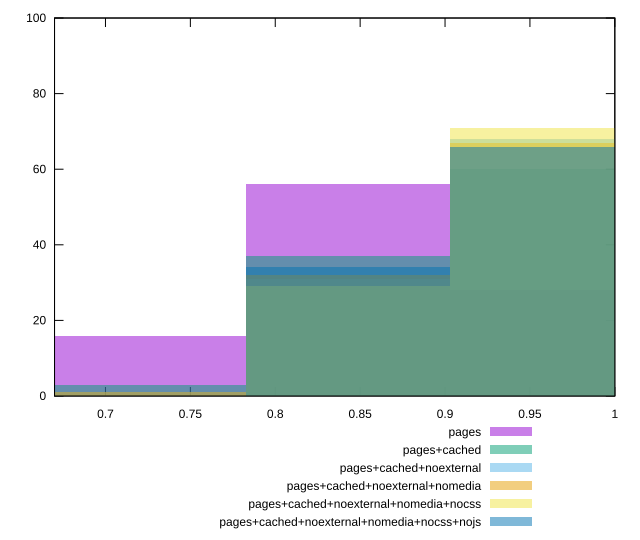

gnuplot code for this plot:
reset

$pages <<EOF
0.9633771739463446 28
0.7225328804597584 16
0.8429550272030515 56
EOF

$pagesCached <<EOF
0.8429550272030515 37
0.9633771739463446 60
0.7225328804597584 3
EOF

$pagesCachedNoexternal <<EOF
0.8429550272030515 31
0.9633771739463446 68
0.7225328804597584 1
EOF

$pagesCachedNoexternalNomedia <<EOF
0.9633771739463446 67
0.8429550272030515 32
0.7225328804597584 1
EOF

$pagesCachedNoexternalNomediaNocss <<EOF
0.8429550272030515 29
0.9633771739463446 71
EOF

$pagesCachedNoexternalNomediaNocssNojs <<EOF
0.8429550272030515 34
0.9633771739463446 66
EOF

set key outside below
set boxwidth 0.12042214674329307
set xrange [0.67:1]
set yrange [0:100]
set trange [0:100]
set style fill transparent solid 0.5 noborder
set terminal svg size 640, 540 enhanced background rgb 'white'
set output "reprap/unminified-css/comparison/histogram/all_score.svg"

plot $pages title "pages" with boxes, \
     $pagesCached title "pages+cached" with boxes, \
     $pagesCachedNoexternal title "pages+cached+noexternal" with boxes, \
     $pagesCachedNoexternalNomedia title "pages+cached+noexternal+nomedia" with boxes, \
     $pagesCachedNoexternalNomediaNocss title "pages+cached+noexternal+nomedia+nocss" with boxes, \
     $pagesCachedNoexternalNomediaNocssNojs title "pages+cached+noexternal+nomedia+nocss+nojs" with boxes

reset
